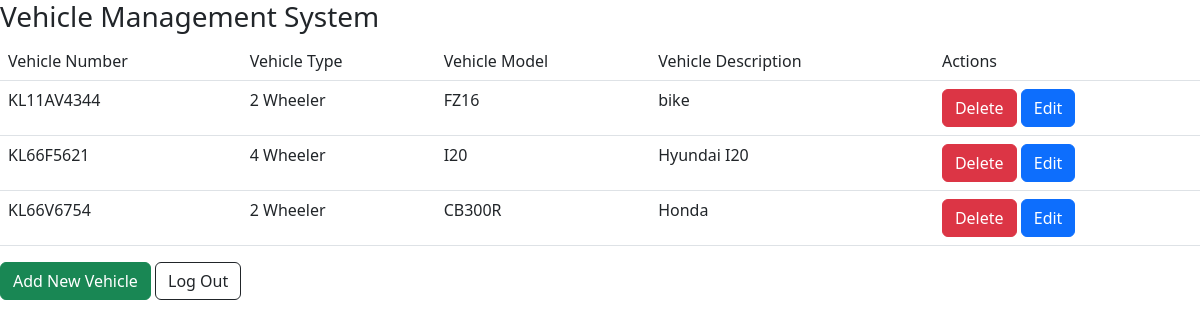
/home/ (signed in), run on an earlier commit of the app's database.
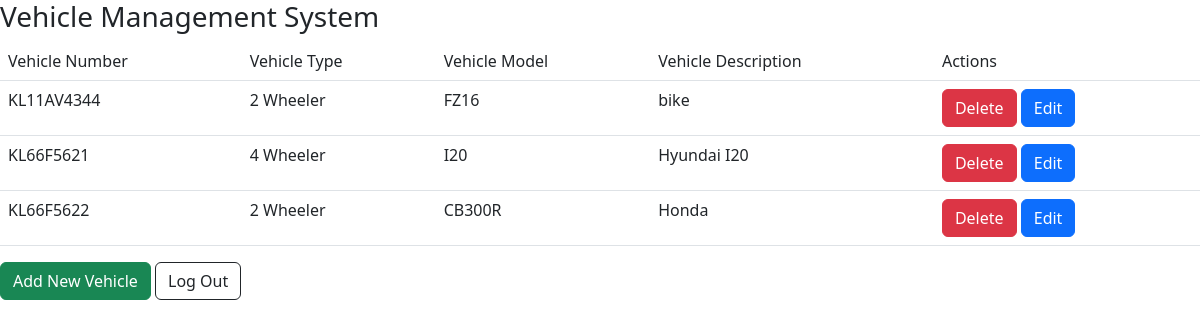
And on a later commit of the database.
### service/models.py (models this page shows)
class Service(models.Model):
    vehicle_number=models.CharField(max_length=50)
    vehicle_type=models.CharField(max_length=50)
    vehicle_model=models.CharField(max_length=50)
    vehicle_desc=models.CharField(max_length=50)

### djangowebapp/views.py (the view)
# urls.py: 2. Add a URL to urlpatterns:  path('', views.home, name='home')
def home(request):
    if not request.user.is_authenticated:
        return redirect('login')
    vehicledata=Service.objects.all()
    data={
        'data':vehicledata
    }
    return render(request,"home.html",data)

### templates/home.html (shortened to what this page needs)
{% extends 'layout.html' %}
{% block container %}
<table class="table">
    <tr>
        <td>Vehicle Number</td>
        <td>Vehicle Type</td>
        <td>Vehicle Model</td>
        <td>Vehicle Description</td>
        <td>Actions</td>
    {% for i in data %}
    <tr>
    <td>{{i.vehicle_number}}</td>
    <td>{{i.vehicle_type}}</td>
    <td>{{i.vehicle_model}}</td>
    <td>{{i.vehicle_desc}}</td>
    <td><a href="{% url 'delete' i.id %}" class="btn btn-danger" onclick="return confirm('Are you sure you want to delete this item?')">Delete</a>
        <a href="{% url 'update' i.id %}" class="btn btn-primary">Edit</a></td>
    </tr>
    {% endfor %}
</table>
<a href="{% url 'create' %}" class="btn btn-success">Add New Vehicle</a>
<a href="{% url 'logout' %}" class="btn btn-outline-dark">Log Out</a>
{% endblock  %}

### templates/layout.html (shortened to what this page needs)
<html>
<head>
</head>
<h3>Vehicle Management System</h3>
<link href="https://cdn.jsdelivr.net/npm/bootstrap@5.3.0-alpha3/dist/css/bootstrap.min.css" rel="stylesheet">
{% block container %}
{% endblock container %}
    </html>

What changed in the data, as far as the page shows it:
removed Service: vehicle_number "KL66V6754", vehicle_type "2 Wheeler", vehicle_model "CB300R", vehicle_desc "Honda"
added Service: vehicle_number "KL66F5622", vehicle_type "2 Wheeler", vehicle_model "CB300R", vehicle_desc "Honda"
